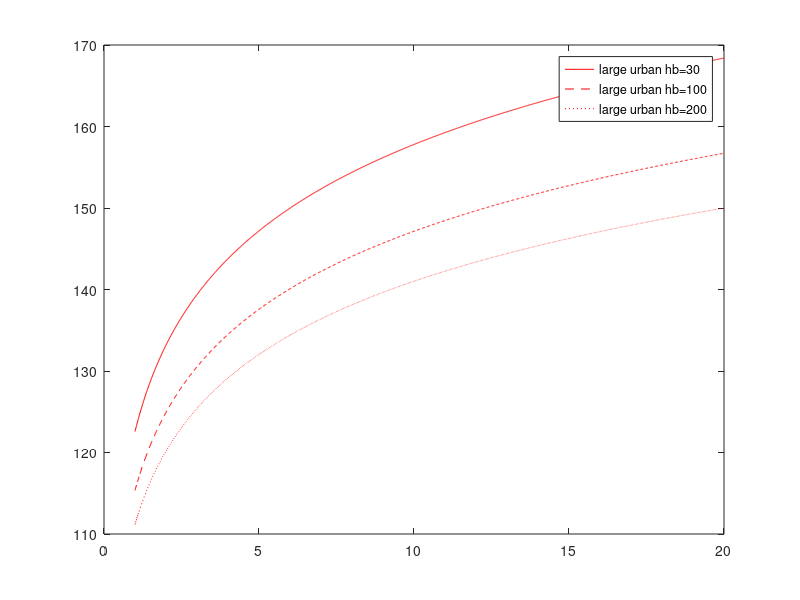
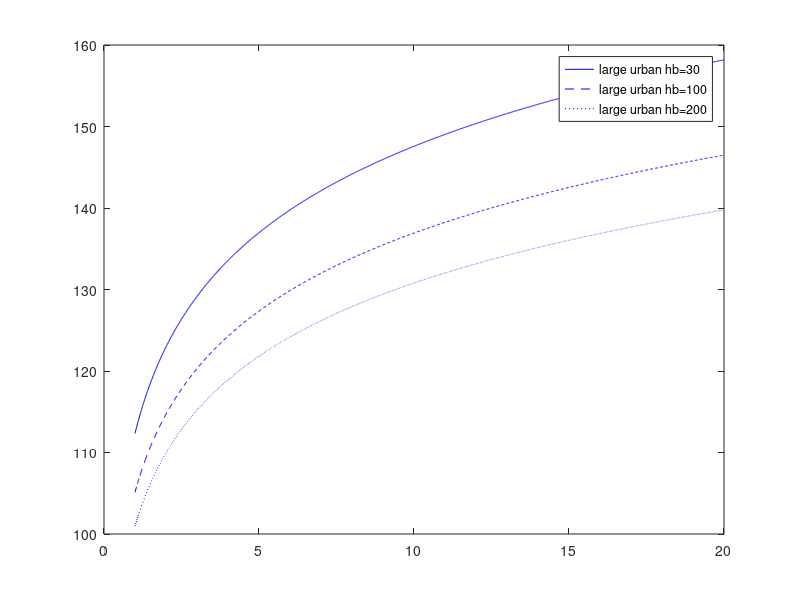
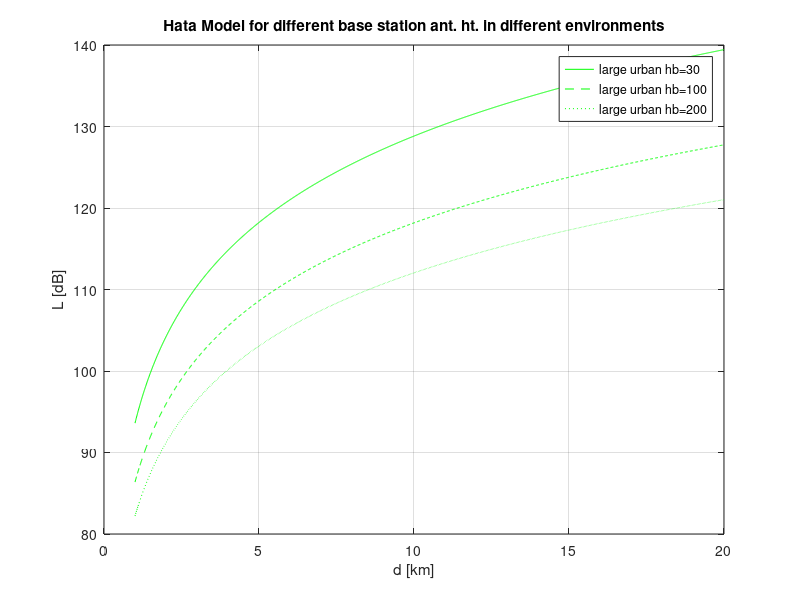

MATLAB code for these plots, in order:
% Okumura/Hata Model 3
clc;
close all;
clear all;
d = 1:0.01:20; 
hm = 5; 
hb1 = 30;
hb2 = 100;
hb3 = 200;
fc = 1000; 
% a. For Large Cities
% fc  >= 400MHz 
ahm = 3.2*(log10(11.75*hm)).^2 - 4.97;
% A. Typical Urban
L50urban1 = 69.55 + 26.16*log10(fc) + (44.9 - 6.55*log10(hb1))*log10(d) - 13.82*log10(hb1) - ahm;
L50urban2 = 69.55 + 26.16*log10(fc) + (44.9 - 6.55*log10(hb2))*log10(d) - 13.82*log10(hb2) - ahm;
L50urban3 = 69.55 + 26.16*log10(fc) + (44.9 - 6.55*log10(hb3))*log10(d) - 13.82*log10(hb3) - ahm;
% B. Typical Suburban
L50suburban1 = L50urban1 - 2*(log10(fc/28)).^2 - 5.4;
L50suburban2 = L50urban2 - 2*(log10(fc/28)).^2 - 5.4;
L50suburban3 = L50urban3 - 2*(log10(fc/28)).^2 - 5.4;
% C. Typical Rural
L50rural1 = L50urban1 - 4.78*(log10(fc)).^2 + 18.33*log10(fc) - 40.94;
L50rural2 = L50urban2 - 4.78*(log10(fc)).^2 + 18.33*log10(fc) - 40.94;
L50rural3 = L50urban3 - 4.78*(log10(fc)).^2 + 18.33*log10(fc) - 40.94;
figure(1); 
plot(d, L50urban1, 'r', d, L50urban2, '--r', d, L50urban3,':r'); 
hold on; 
legend('large urban hb=30', 'large urban hb=100', 'large urban hb=200', 'suburban hb=30', 'suburban hb=100', 'suburban hb=200', 'rural hb=30', 'rural hb=100','rural hb=200'); 
figure(2);
plot(d, L50suburban1, 'b', d, L50suburban2, '--b', d, L50suburban3, ':b');
hold on; 
legend('large urban hb=30', 'large urban hb=100', 'large urban hb=200', 'suburban hb=30', 'suburban hb=100', 'suburban hb=200', 'rural hb=30', 'rural hb=100','rural hb=200'); 
figure(3);
plot(d, L50rural1, 'g', d, L50rural2, '--g', d, L50rural3, ':g');
hold on; 
legend('large urban hb=30', 'large urban hb=100', 'large urban hb=200', 'suburban hb=30', 'suburban hb=100', 'suburban hb=200', 'rural hb=30', 'rural hb=100','rural hb=200'); 
grid on;
xlabel('d [km]');
ylabel('L [dB]');
title('Hata Model for different base station ant. ht. in different environments');